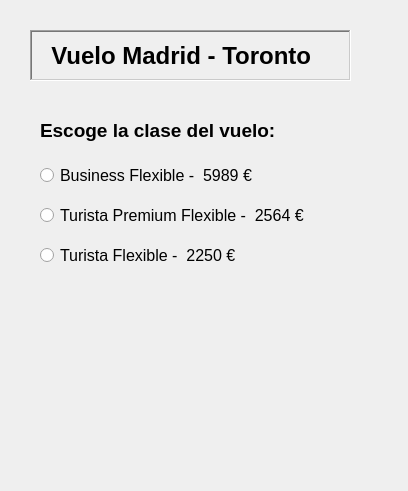
<?xml version="1.0" encoding="UTF-8"?>
<ui version="4.0">
 <class>VentanaClaseVuelo</class>
 <widget class="QDialog" name="VentanaClaseVuelo">
  <property name="geometry">
   <rect>
    <x>0</x>
    <y>0</y>
    <width>408</width>
    <height>491</height>
   </rect>
  </property>
  <property name="windowTitle">
   <string>Clase del vuelo</string>
  </property>
  <widget class="QLabel" name="etq_escoger">
   <property name="geometry">
    <rect>
     <x>40</x>
     <y>110</y>
     <width>281</width>
     <height>41</height>
    </rect>
   </property>
   <property name="font">
    <font>
     <pointsize>14</pointsize>
     <weight>75</weight>
     <bold>true</bold>
    </font>
   </property>
   <property name="frameShape">
    <enum>QFrame::NoFrame</enum>
   </property>
   <property name="text">
    <string>Escoge la clase del vuelo: </string>
   </property>
  </widget>
  <widget class="QRadioButton" name="radio_business">
   <property name="geometry">
    <rect>
     <x>40</x>
     <y>160</y>
     <width>231</width>
     <height>31</height>
    </rect>
   </property>
   <property name="font">
    <font>
     <pointsize>12</pointsize>
    </font>
   </property>
   <property name="text">
    <string>Business Flexible -  5989 €</string>
   </property>
  </widget>
  <widget class="QLabel" name="etq_principal">
   <property name="geometry">
    <rect>
     <x>30</x>
     <y>30</y>
     <width>321</width>
     <height>51</height>
    </rect>
   </property>
   <property name="font">
    <font>
     <pointsize>18</pointsize>
     <weight>75</weight>
     <bold>true</bold>
    </font>
   </property>
   <property name="frameShape">
    <enum>QFrame::WinPanel</enum>
   </property>
   <property name="frameShadow">
    <enum>QFrame::Sunken</enum>
   </property>
   <property name="text">
    <string>  Vuelo Madrid - Toronto</string>
   </property>
  </widget>
  <widget class="QRadioButton" name="radio_turista_premium">
   <property name="geometry">
    <rect>
     <x>40</x>
     <y>200</y>
     <width>281</width>
     <height>31</height>
    </rect>
   </property>
   <property name="font">
    <font>
     <pointsize>12</pointsize>
    </font>
   </property>
   <property name="text">
    <string>Turista Premium Flexible -  2564 €</string>
   </property>
  </widget>
  <widget class="QRadioButton" name="radio_turista">
   <property name="geometry">
    <rect>
     <x>40</x>
     <y>240</y>
     <width>281</width>
     <height>31</height>
    </rect>
   </property>
   <property name="font">
    <font>
     <pointsize>12</pointsize>
    </font>
   </property>
   <property name="text">
    <string>Turista Flexible -  2250 €</string>
   </property>
  </widget>
  <widget class="QLabel" name="etq_resultado">
   <property name="geometry">
    <rect>
     <x>50</x>
     <y>350</y>
     <width>331</width>
     <height>41</height>
    </rect>
   </property>
   <property name="font">
    <font>
     <pointsize>14</pointsize>
    </font>
   </property>
   <property name="text">
    <string/>
   </property>
  </widget>
 </widget>
 <resources/>
 <connections/>
</ui>
